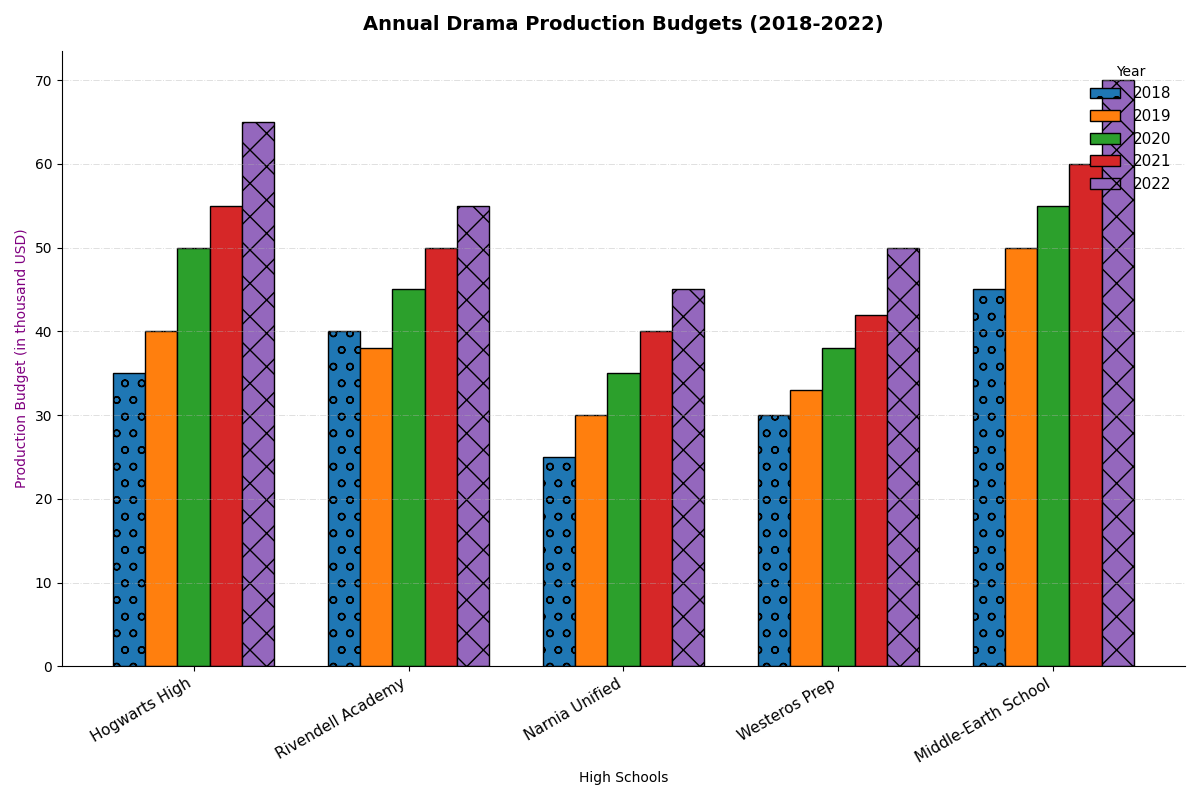

Write the Python code that produced this figure.
import matplotlib.pyplot as plt
import numpy as np

schools = ['Hogwarts High', 'Rivendell Academy', 'Narnia Unified', 'Westeros Prep', 'Middle-Earth School']
budgets_2018 = np.array([35, 40, 25, 30, 45])
budgets_2019 = np.array([40, 38, 30, 33, 50])
budgets_2020 = np.array([50, 45, 35, 38, 55])
budgets_2021 = np.array([55, 50, 40, 42, 60])
budgets_2022 = np.array([65, 55, 45, 50, 70])

years = ['2018', '2019', '2020', '2021', '2022']
data = np.array([budgets_2018, budgets_2019, budgets_2020, budgets_2021, budgets_2022])

fig, ax = plt.subplots(figsize=(12, 8))

bar_width = 0.15
bar_positions = np.arange(len(schools))
colors = ['#1f77b4', '#ff7f0e', '#2ca02c', '#d62728', '#9467bd']

# Alter line style and marker types
markers = ['o', 's', '^', 'D', 'x']  # Added various marker styles

for idx, year in enumerate(years):
    ax.bar(bar_positions + idx * bar_width, 
           data[idx], 
           bar_width, 
           label=f'{year}', 
           color=colors[idx],
           edgecolor='black', 
           hatch=markers[idx % len(markers)])  # Added hatching style

# Randomly shuffle elements by tweaking plot attributes
ax.set_xlabel('High Schools', fontsize=10)  # Adjusted font size
ax.set_ylabel('Production Budget (in thousand USD)', fontsize=10, color='purple')  # Changed text color
ax.set_title('Annual Drama Production Budgets (2018-2022)', fontsize=14, fontweight='bold', pad=15)
ax.set_xticks(bar_positions + bar_width * 2)
ax.set_xticklabels(schools, rotation=30, ha="right", fontsize=11)

# Adjust legend properties with different placement and appearance
ax.legend(title='Year', fontsize=11, loc='upper right', frameon=False)

# Change grid settings and border visibility
ax.grid(True, axis='y', linestyle='-.', linewidth=0.7, alpha=0.4)
ax.spines['top'].set_visible(False)  # Hide the top border
ax.spines['right'].set_visible(False)  # Hide the right border

fig.tight_layout()
plt.show()
